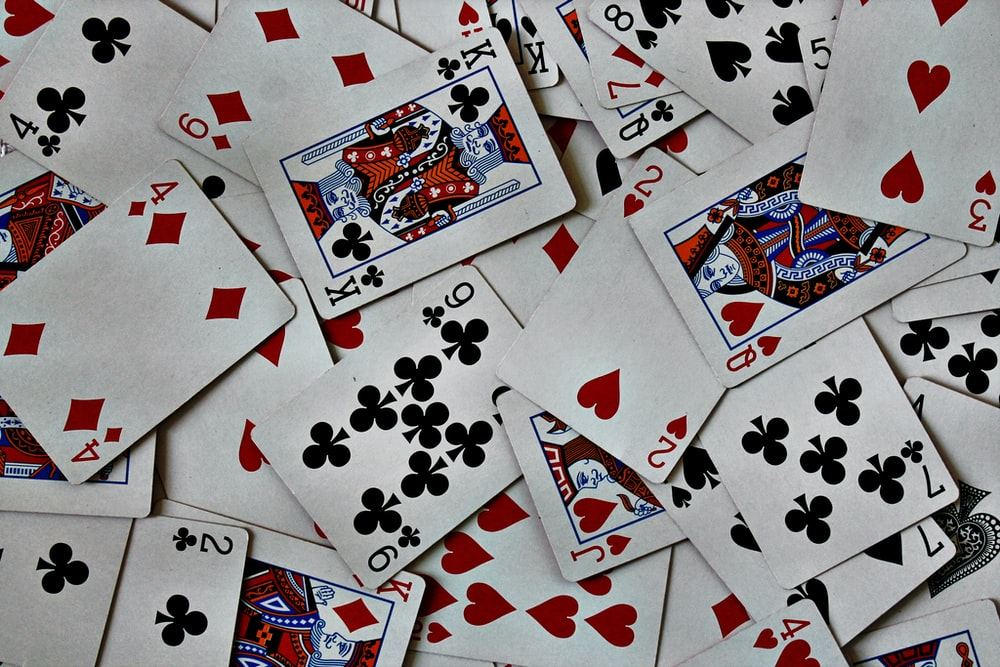
#> input picture projects/cards.jpeg, 1000 x 667 px, given in place of the camera
$ python '16.a - Edge detection.py'
#> lines starting #> are read from the running program, lines starting #| are printed output that depends on the picture
import cv2 as cv
import numpy as np


cap = cv.VideoCapture(0)

while True:

    _, frame = cap.read()
#> frame is the input picture: shape (667, 1000, 3); mean B, G, R 137.1, 136, 140.8

    frame = cv.cvtColor(frame, cv.COLOR_BGR2GRAY)
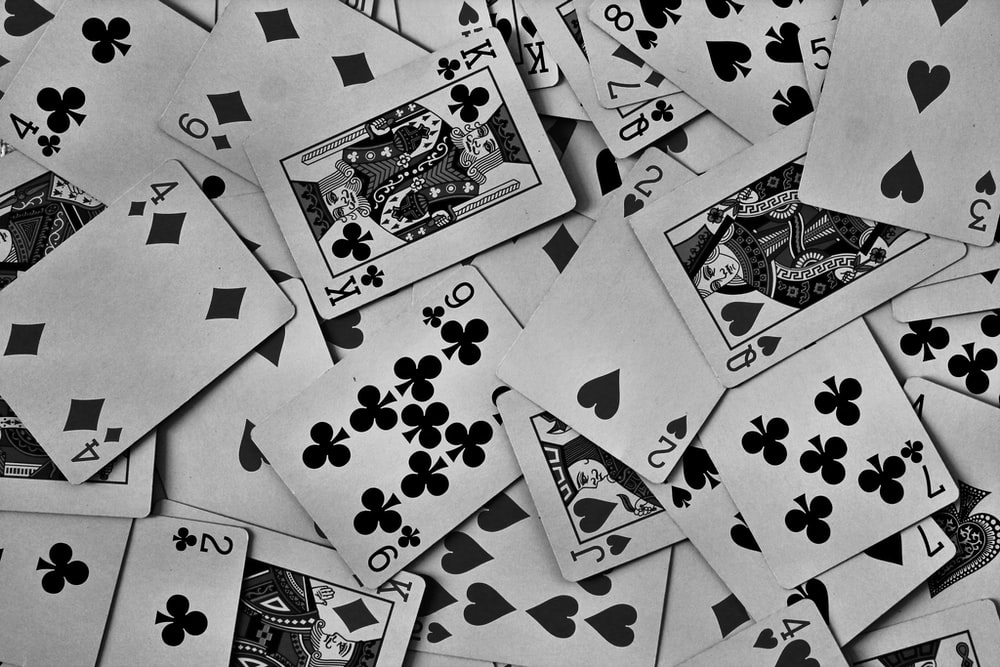
#> frame: shape (667, 1000); min 0, max 255, mean 137.6
    blurredFrame = cv.GaussianBlur(frame,(5,5), 0)

    laplacian = cv.Laplacian(blurredFrame, cv.CV_64F)
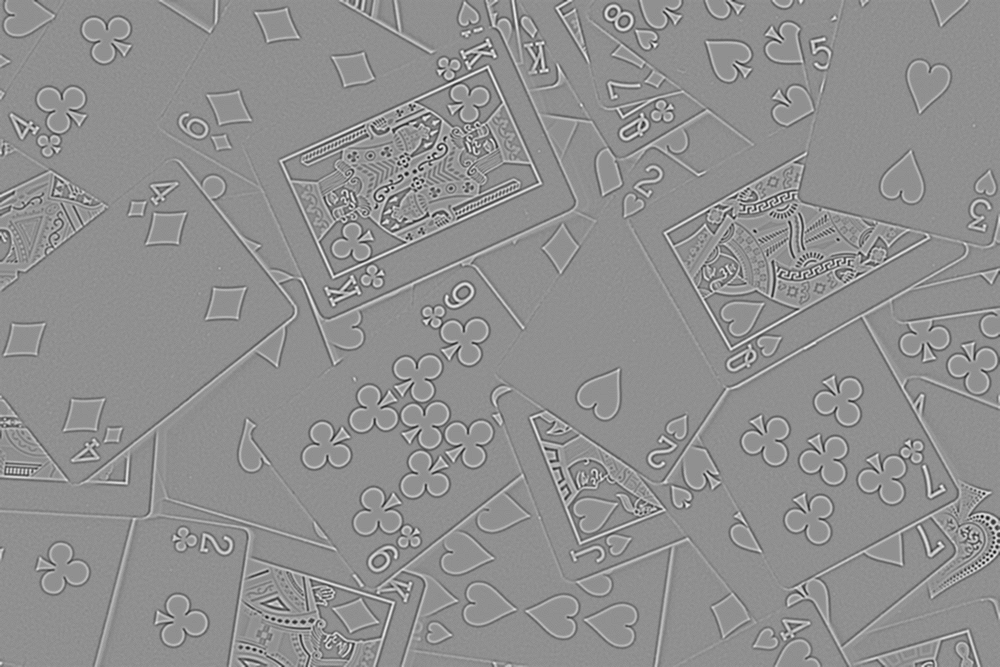
#> laplacian: shape (667, 1000) float64; min -108, max 83, mean 0; drawn with min black and max white
    canny = cv.Canny(blurredFrame, 90,150)
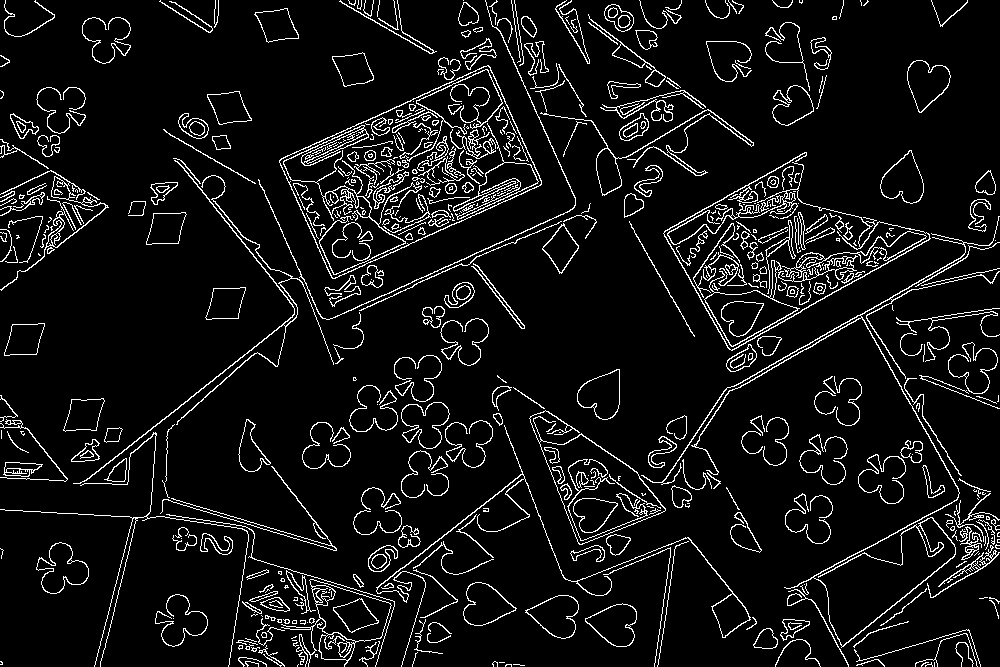
#> canny: shape (667, 1000); 7.4% white in thin lines or dots


    cv.imshow("Frame", frame)
    cv.imshow("laplacian", laplacian)
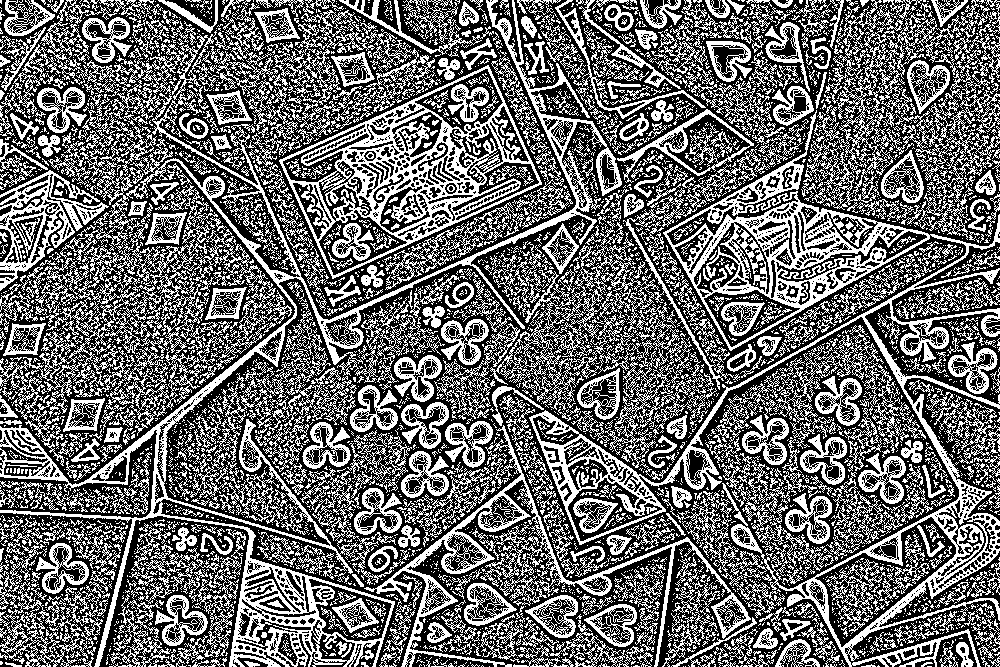
#> window 'laplacian': shape (667, 1000); 41.2% white in thin lines or dots
    cv.imshow("canny", canny)

    key = cv.waitKey(1)
#> (key Esc is pressed here)

    if key == 27:
        break

cap.release()
cv.destroyAllWindows()
